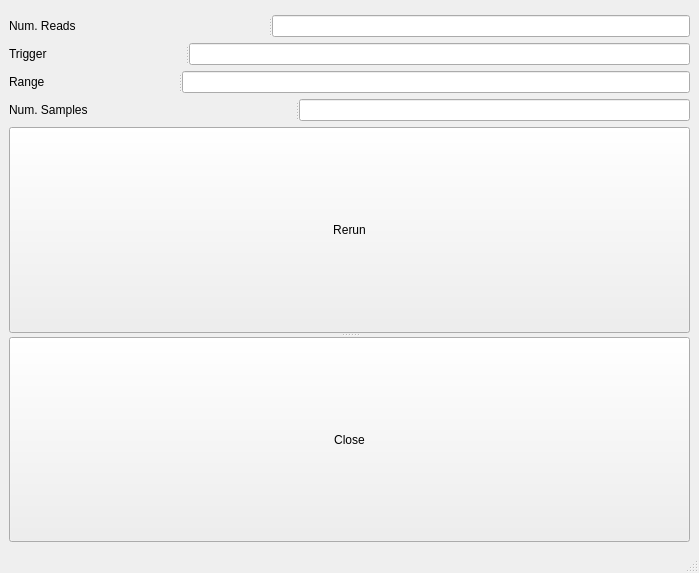
<?xml version="1.0" encoding="UTF-8"?>
<ui version="4.0">
 <class>MainWindow</class>
 <widget class="QMainWindow" name="MainWindow">
  <property name="geometry">
   <rect>
    <x>0</x>
    <y>0</y>
    <width>699</width>
    <height>573</height>
   </rect>
  </property>
  <property name="windowTitle">
   <string>MainWindow</string>
  </property>
  <widget class="QWidget" name="centralwidget">
   <layout class="QGridLayout" name="gridLayout">
    <item row="0" column="0">
     <layout class="QVBoxLayout" name="verticalLayout_2">
      <item>
       <widget class="QwtPlot" name="plotter"/>
      </item>
      <item>
       <layout class="QVBoxLayout" name="verticalLayout">
        <item>
         <widget class="QSplitter" name="splitter">
          <property name="orientation">
           <enum>Qt::Horizontal</enum>
          </property>
          <widget class="QLabel" name="label">
           <property name="text">
            <string>Num. Reads</string>
           </property>
          </widget>
          <widget class="QLineEdit" name="num_reads"/>
         </widget>
        </item>
        <item>
         <widget class="QSplitter" name="splitter_2">
          <property name="orientation">
           <enum>Qt::Horizontal</enum>
          </property>
          <widget class="QLabel" name="label_3">
           <property name="text">
            <string>Trigger</string>
           </property>
          </widget>
          <widget class="QLineEdit" name="trigger"/>
         </widget>
        </item>
        <item>
         <widget class="QSplitter" name="splitter_3">
          <property name="orientation">
           <enum>Qt::Horizontal</enum>
          </property>
          <widget class="QLabel" name="label_2">
           <property name="text">
            <string>Range</string>
           </property>
          </widget>
          <widget class="QLineEdit" name="range"/>
         </widget>
        </item>
        <item>
         <widget class="QSplitter" name="splitter_4">
          <property name="orientation">
           <enum>Qt::Horizontal</enum>
          </property>
          <widget class="QLabel" name="label_4">
           <property name="text">
            <string>Num. Samples</string>
           </property>
          </widget>
          <widget class="QLineEdit" name="num_samples"/>
         </widget>
        </item>
       </layout>
      </item>
      <item>
       <widget class="QSplitter" name="splitter_5">
        <property name="orientation">
         <enum>Qt::Vertical</enum>
        </property>
        <widget class="QPushButton" name="rerun_btn">
         <property name="text">
          <string>Rerun</string>
         </property>
        </widget>
        <widget class="QPushButton" name="close_btn">
         <property name="text">
          <string>Close</string>
         </property>
        </widget>
       </widget>
      </item>
     </layout>
    </item>
   </layout>
  </widget>
  <widget class="QMenuBar" name="menubar">
   <property name="geometry">
    <rect>
     <x>0</x>
     <y>0</y>
     <width>699</width>
     <height>22</height>
    </rect>
   </property>
  </widget>
  <widget class="QStatusBar" name="statusbar"/>
 </widget>
 <customwidgets>
  <customwidget>
   <class>QwtPlot</class>
   <extends>QFrame</extends>
   <header>qwt_plot.h</header>
  </customwidget>
 </customwidgets>
 <resources/>
 <connections>
  <connection>
   <sender>close_btn</sender>
   <signal>clicked()</signal>
   <receiver>MainWindow</receiver>
   <slot>close()</slot>
   <hints>
    <hint type="sourcelabel">
     <x>367</x>
     <y>361</y>
    </hint>
    <hint type="destinationlabel">
     <x>349</x>
     <y>286</y>
    </hint>
   </hints>
  </connection>
 </connections>
</ui>
